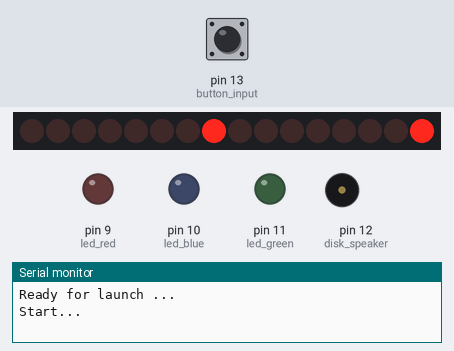
This sketch was run on a simulated Arduino Uno, built with avr-gcc and run on an emulated ATmega328P. On the bench: 16 shift-register outputs drawn as a row of LEDs (first output left, lit = HIGH), output pins drawn as LEDs (lit = HIGH), buzzer (waves = sounding), the last lines printed to the serial monitor. Wiring (inferred from the names in the program): 2 × shift register (74HC595): data pin 3; shift clock pin 4; latch pin 8. Wiring (inferred from the signals the program sends): row of LEDs: on Q0, Q1, Q2, Q3, Q4, Q5, Q6, Q7, Q8, Q9, Q10, Q11, Q12, Q13, Q14, Q15. Inputs (shaded band) come from the test bench; at power-on: pin 13 (button_input) LOW. Pins used as bus, display or sensor lines are not drawn.

Above: at 0.91 s.
At 1.63 s:
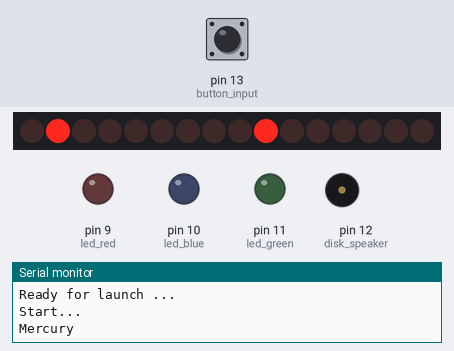
Timing chart, 0 to 22.1 s (numbered marks = the images above):
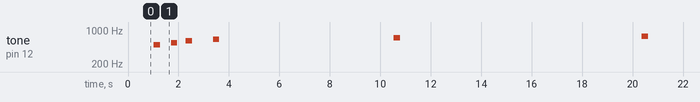

Measured:
- by itself, tone on pin 12 (disk_speaker): plays 500 Hz for 0.25 s, 550 Hz for 0.25 s, 600 Hz for 0.25 s, 650 Hz for 0.25 s, 700 Hz for 0.25 s, 750 Hz for 0.25 s

The sketch:

Starship_planet_run.ino
```cpp
// This program simulates flying through the solar system from the sun to Neptune.
// The Starship shields skip on the planets atmosphere when it passes and displays
// the name of the planet in the monitor.

// Map the Arduino pins to the Starship functions
#define shift_data 3  // Data for the LED shift registers
#define shift_clk 4  // Clock for the LED shift registers
#define lpod_latch 5  // Register latch for the left Power Pod
#define rpod_latch 6  // Register latch for the right Power Pod
#define disk_left_latch 7  // Latch for the left disk LEDs
#define disk_right_latch 8  // Latch for the right disk LEDs
#define led_red 9  // Red LED for the color sensor
#define led_blue 10  // Blue LED for the color sensor
#define led_green 11  // Green LED for the color sensor
#define disk_speaker 12  // Speaker connection
#define button_input 13  // User button
#define temperature_sensor A0  // Temperature sensor input
#define light_sensor A1  // Light sensor input
#define color_sensor A2  // Color sensor input
#define accl_X A3  // Accelerometer analog X-axis signal
#define accl_Y A4  // Accelerometer analog Y-axis signal
#define accl_Z A5  // Accelerometer analog Z-axis signal

void setup() {
  // Start the Serial connection at 9600 baud
  Serial.begin(9600);

  // Set the pin Modes
  pinMode(led_red, OUTPUT);
  pinMode(led_blue, OUTPUT);
  pinMode(led_green, OUTPUT);
  pinMode(shift_data, OUTPUT);
  pinMode(shift_clk, OUTPUT);
  pinMode(lpod_latch , OUTPUT);
  pinMode(rpod_latch , OUTPUT);
  pinMode(disk_left_latch, OUTPUT);
  pinMode(disk_right_latch, OUTPUT);
  pinMode(disk_speaker, OUTPUT);
  pinMode(button_input, INPUT);

  // Turn off color sensor LEDs
  digitalWrite(led_red, LOW); // Turn off the red LED
  digitalWrite(led_blue, LOW); // Turn off the blue LED
  digitalWrite(led_green, LOW); // Turn off the green LED

  dispOff(); // Turn off all register LEDs

  Serial.println("Ready for launch ...");

  while (digitalRead(button_input)) {}
  Serial.println("Start...");

  delay(796);
  diskSweep(25);
  dispNum(rpod_latch, 1);
  dispNum(lpod_latch, 1);
  Serial.println("Mercury");
  tone(disk_speaker, 500, 250);

  delay(454); //We subtract the time to diskSweep (654-200)ms
  diskSweep(25); // 25ms x 8 leds is 200ms
  dispNum(rpod_latch, 2);
  dispNum(lpod_latch, 2);
  Serial.println("Venus");
  tone(disk_speaker, 550, 250);

  delay(360);
  diskSweep(25);
  dispNum(rpod_latch, 4);
  dispNum(lpod_latch, 4);
  Serial.println("Earth");
  tone(disk_speaker, 600, 250);

  delay(850);
  diskSweep(25);
  dispNum(rpod_latch, 8);
  dispNum(lpod_latch, 8);
  Serial.println("Mars");
  tone(disk_speaker, 650, 250);

  delay(6940);
  diskSweep(25);
  dispNum(rpod_latch, 16);
  dispNum(lpod_latch, 16);
  Serial.println("Jupiter");
  tone(disk_speaker, 700, 250);

  delay(9600);
  diskSweep(25);
  dispNum(rpod_latch, 32);
  dispNum(lpod_latch, 32);
  Serial.println("Saturn");
  tone(disk_speaker, 750, 250);

  delay(19500);
  diskSweep(25);
  dispNum(rpod_latch, 64);
  dispNum(lpod_latch, 64);
  Serial.println("Uranus");
  tone(disk_speaker, 800, 250);

  delay(20100);
  diskSweep(25);
  dispNum(rpod_latch, 128);
  dispNum(lpod_latch, 128);
  Serial.println("Neptune");
  tone(disk_speaker, 850, 250);
}

void loop() {
}

void dispNum(char ledSet, char ledValue) {
  digitalWrite(ledSet, LOW);
  shiftOut(shift_data, shift_clk, MSBFIRST, ledValue);
  digitalWrite(ledSet, HIGH);
}

void dispOff() {
  // Turn all lights off
  dispNum(rpod_latch, 0);
  dispNum(lpod_latch, 0);
  dispNum(disk_left_latch, 0);
  dispNum(disk_right_latch, 0);
}

void diskSweep(long swpSpeed) {
  int num = B10000000;

  for (int i = 0; i < 9; i++) {
    dispNum(disk_left_latch, num);
    dispNum(disk_right_latch, num);
    num = num / 2;
    delay(swpSpeed);
  }
}
```
